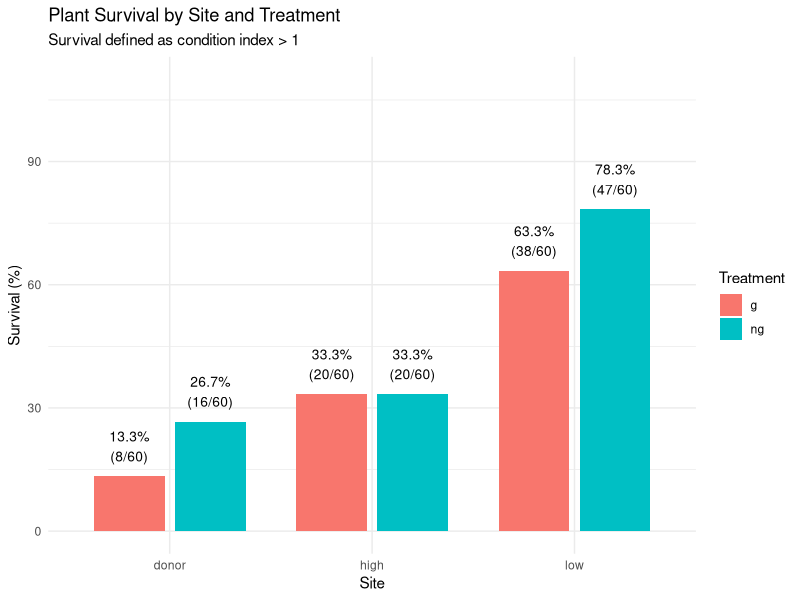
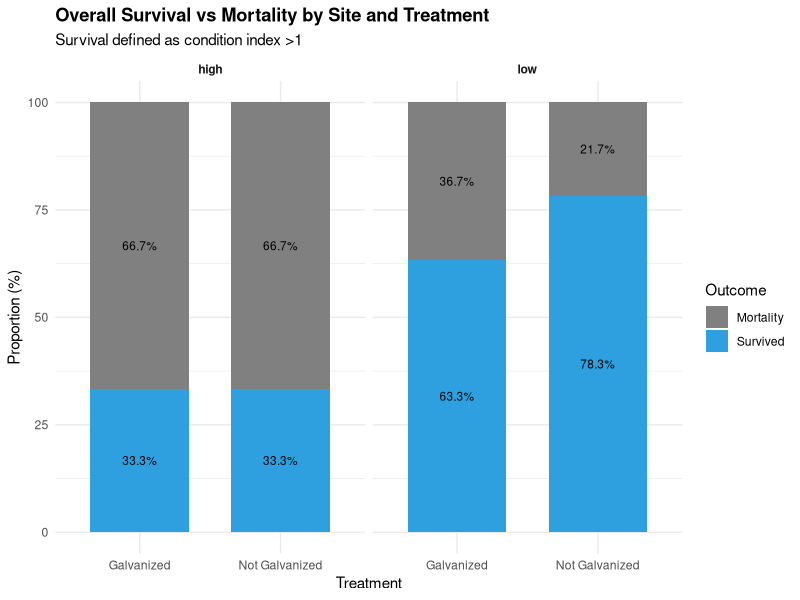
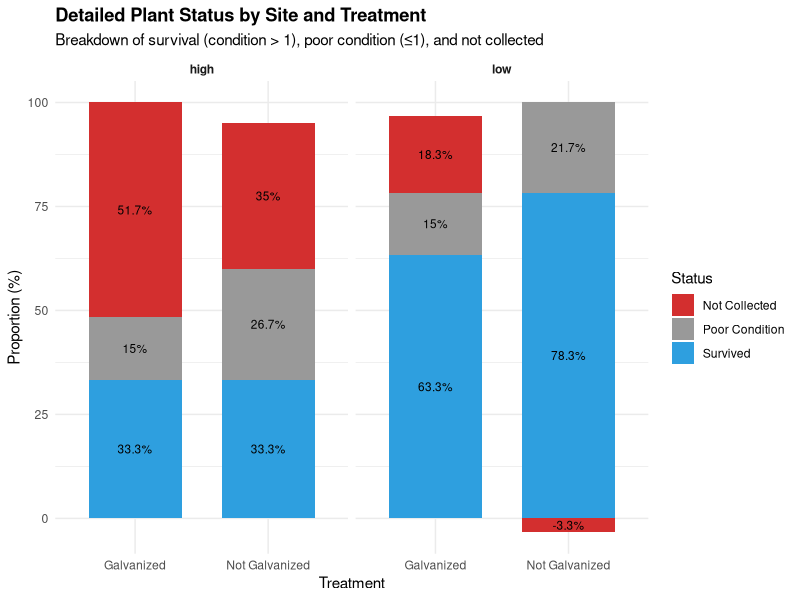

Write R code to recreate these figures, in order. (Note: this script raises an error after producing the figures.)
library(tidyverse)
library(dplyr)
library(readr)
library(ggplot2)
library(Matrix)
library(lme4)

#load data
growth<- read_csv("raw_data/plant_data.csv")

head(growth)

cond <- read.csv("raw_data/photo_data.csv")
head(cond)

# Join growth with selected columns from cond
growth_combined <- growth %>%
  left_join(cond %>% select(id, condition_index, cut_index), by = "id")

# Check the result
head(growth_combined)
colnames(growth_combined)

# Remove rows where plant was not colelcted (this should get rid of all condition Nas)
growth_clean <- growth_combined %>%
  filter(!is.na(collection_point), !is.na(g_ng), !is.na(site)) %>%
  filter(g_ng != "none") %>% #filter out the natural plants 
  filter(site %in% c("donor", "high", "low"))

#check that there are no na's in condition index
sum(is.na((growth_clean$condition_index)))
## 0 good

# see if there are duplicated IDs
duplicates <- growth_clean$id[duplicated(growth_clean$id)]
duplicates

# View all rows with duplicated IDs
growth_clean %>%
  filter(id %in% duplicates) %>%
  arrange(id)

##keep only the first occurrence of each duplicate ID using distinct():
growth_clean <- growth_clean %>%
  distinct(id, .keep_all = TRUE)

# see if it worked
duplicates <- growth_clean$id[duplicated(growth_clean$id)]
duplicates
##good ok we can move on

#Looking into dat more
# See all combinations of site and collection_point with counts
site_time_summary <- growth_clean %>%
  filter(!is.na(date_collected)) %>%
  count(site, collection_point) %>%
  arrange(site, collection_point)
site_time_summary

# Full summary with site, collection_point, and treatment
full_summary <- growth_clean %>%
  filter(!is.na(date_collected)) %>%
  count(site, collection_point, g_ng) %>%
  pivot_wider(
    names_from = g_ng,
    values_from = n,
    values_fill = 0) %>%
  arrange(site, collection_point)
print(full_summary)

# Calculate proportions collected at each site
# 60 galvinized (g) and 60 not galvanized (ng) planted at each experimental site

# Total by site (all time points combined)
total_by_site <- growth_clean %>%
  filter(!is.na(date_collected), !is.na(g_ng),
         site %in% c("high", "low", "donor"),
         collection_point %in% c("t1", "t2", "t3")) %>%
  count(site, g_ng) %>%
  mutate(
    planted = 60,
    total_collected = n,
    proportion = n / planted,
    percent = (n / planted) * 100) 
print(total_by_site)


# what about measurments
collection_summary <- growth_clean %>%
  group_by(site, g_ng) %>%
  summarise(
    n_collected = n(),
    n_with_length = sum(!is.na(length_measured)),
    n_rhizome_only = sum(length_measured == 0),
    .groups = "drop")
print(collection_summary)

# Survival based on condition index > 1
total_collected <- growth_clean %>%
  filter(!is.na(date_collected), !is.na(g_ng),
         site %in% c("high", "low", "donor"),
         collection_point %in% c("t1", "t2", "t3")) %>%
  group_by(site, g_ng) %>%
  summarise(
    total_collected = n(),
    cond_survived = sum(condition_index > 1, na.rm = TRUE),
    not_survived = sum(condition_index %in% c(0, 1), na.rm = TRUE),
    collected_poor = sum(condition_index %in% c(2, 3), na.rm = TRUE),
    with_shoots = sum(!is.na(length_measured) & length_measured > 0, na.rm = TRUE),
    rhizome_only = sum((is.na(length_measured) | length_measured == 0) & 
                         (!is.na(rhizome_weight) | !is.na(rhizome_length)), 
                       na.rm = TRUE),
    .groups = "drop") %>%
  mutate(
    not_collected = 60- total_collected, # there may be missing conditon photos so we will look purly at ones we have condition for for this
    not_survived = not_survived + not_collected,
    survived_porportion = cond_survived / 60,
    survival_rate = survived_porportion * 100,
    not_survived_rate = (not_survived / 60) * 100,
    with_shoot_rate = (with_shoots / 60) * 100,
    collection_rate = (total_collected / 60) * 100)
print(total_collected)



#Survival plot
survival_plot <- ggplot(total_collected, 
                        aes(x = site, y = survival_rate, fill = g_ng)) +
  geom_col(position = position_dodge(width = 0.8), width = 0.7) +
  geom_text(aes(label = paste0(round(survival_rate, 1), "%\n(", 
                               cond_survived, "/60)")),
            position = position_dodge(width = 0.8),
            vjust = -0.5, size = 3.5) +
  labs(title = "Plant Survival by Site and Treatment",
       subtitle = "Survival defined as condition index > 1",
       x = "Site",
       y = "Survival (%)",
       fill = "Treatment") +
  ylim(0, 110) +
  theme_minimal()
plot(survival_plot)

#donor site had many problems so we will just look at High and Low

# Filter out donor site 
survival <- total_collected %>%
  filter(site != "donor")
survival

# --- Survival vs Mortality (100%) ---
survival_simple <- survival %>%
  mutate(
    mortality = 60 - cond_survived,  # all others are mortality
    survived_prop = cond_survived / 60 * 100,
    mortality_prop = mortality / 60 * 100) %>%
  select(site, g_ng, survived_prop, mortality_prop) %>%
  pivot_longer(cols = c(survived_prop, mortality_prop),
               names_to = "status", values_to = "proportion") %>%
  mutate(
    status = factor(status,
                    levels = c("mortality_prop", "survived_prop"),
                    labels = c("Mortality", "Survived")))

ggplot(survival_simple,
       aes(x = g_ng, y = proportion, fill = status)) +
  geom_col(width = 0.7, position = "stack") +
  geom_text(aes(label = paste0(round(proportion, 1), "%")),
            position = position_stack(vjust = 0.5), size = 3) +
  facet_wrap(~ site) +
  scale_fill_manual(values = c("Mortality" = "#808080",
                               "Survived" = "#2E9FDF")) +
  scale_x_discrete(labels = c("g" = "Galvanized", "ng" = "Not Galvanized")) +
  labs(title = "Overall Survival vs Mortality by Site and Treatment",
       subtitle = "Survival defined as condition index >1",
       x = "Treatment", y = "Proportion (%)",
       fill = "Outcome") +
  theme_minimal() +
  theme(plot.title = element_text(face = "bold"),
        strip.text = element_text(face = "bold"))


# --- Detailed breakdown: Survived, Poor Condition, Not Collected ---
survival_detailed <- survival %>%
  select(site, g_ng, cond_survived, not_survived, not_collected) %>%
  mutate(
    collected_poor = not_survived - not_collected  # poor condition = died but were collected
  ) %>%
  select(site, g_ng, cond_survived, collected_poor, not_collected) %>%
  pivot_longer(
    cols = c(cond_survived, collected_poor, not_collected),
    names_to = "status",
    values_to = "count") %>%
  mutate(
    proportion = count / 60 * 100,
    status = factor(
      status,
      levels = c("not_collected", "collected_poor", "cond_survived"),
      labels = c("Not Collected", "Poor Condition", "Survived")))

ggplot(survival_detailed,
       aes(x = g_ng, y = proportion, fill = status)) +
  geom_col(width = 0.7, position = "stack") +
  geom_text(aes(label = paste0(round(proportion, 1), "%")),
            position = position_stack(vjust = 0.5), size = 3) +
  facet_wrap(~ site) +
  scale_fill_manual(values = c(
    "Not Collected" = "#D32F2F",
    "Poor Condition" = "grey60",
    "Survived" = "#2E9FDF")) +
  scale_x_discrete(labels = c("g" = "Galvanized", "ng" = "Not Galvanized")) +
  labs(title = "Detailed Plant Status by Site and Treatment",
       subtitle = "Breakdown of survival (condition > 1), poor condition (≤1), and not collected",
       x = "Treatment", y = "Proportion (%)",
       fill = "Status") +
  theme_minimal() +
  theme(plot.title = element_text(face = "bold"),
        strip.text = element_text(face = "bold"))


#_______________________________________________________
#TRYING STATS

# GLM with binomial family (logistic regression)
# Testing for effects of site, treatment, and their interaction
mod1 <- glm(cbind(cond_survived, collected_poor + not_collected) ~ 
              site * g_ng,
            data = survival,
            family = binomial(link = "logit"))

# View results
summary(mod1)

# Test significance of factors
Anova(mod1, type = "III")

# Check model fit
1 - pchisq(mod1$deviance, mod1$df.residual)  # p > 0.05 indicates good fit


mod2 <- glm(cbind(cond_survived, collected_poor + not_collected) ~ g_ng,
            data = survival,
            family = binomial(link = "logit"))
summary(mod2)

# Test significance of factors
Anova(mod2, type = "III")

# Check model fit
1 - pchisq(mod2$deviance, mod1$df.residual)  # p > 0.05 indicates good fit

#_________________________________________________________________________

#oTHER WAYS TO LOOK AT DATA################################################

# Calculate survival data
survival_data <- growth_clean %>%
  filter(!is.na(date_collected), !is.na(g_ng),
         site %in% c("high", "low", "donor"),
         collection_point %in% c("t1", "t2", "t3")) %>%
  group_by(site, g_ng) %>%
  summarise(
    cond_survived = sum(condition_index >= 2, na.rm = TRUE),
    total_collected = n(),
    .groups = "drop"
  ) %>%
  mutate(
    not_survived = 60 - cond_survived,
    survived_pct = (cond_survived / 60) * 100,
    not_survived_pct = (not_survived / 60) * 100)

# Create the plot
survival_plot <- ggplot(survival_data, 
                        aes(x = site, y = survived_pct, fill = g_ng)) +
  geom_col(position = position_dodge(width = 0.9), width = 0.8) +
  geom_hline(yintercept = 60, linetype = "dotted", color = "gray20", linewidth = 1) +
  geom_text(aes(label = paste0(cond_survived, "/60")), 
            position = position_dodge(width = 0.9), 
            vjust = 1.5, 
            size = 3.5,
            color = "white",
            fontface = "bold") +
  geom_text(aes(label = paste0("(", round(survived_pct, 1), "%)")), 
            position = position_dodge(width = 0.9), 
            vjust = -0.5, 
            size = 3) +
  scale_fill_manual(values = c("g" = "#F8766D", "ng" = "#00BFC4"),
                    labels = c("g" = "Galvanized", "ng" = "Non-Galvanized"),
                    name = "Treatment") +
  labs(title = "Plant Survival by Site and Treatment",
       subtitle = "Survival based on condition index ≥2 (n=60 planted per treatment per site)",
       x = "Site",
       y = "Survival Rate (%)") +
  scale_y_continuous(limits = c(0, 110), breaks = seq(0, 100, 20)) +
  scale_x_discrete(labels = c("donor" = "Donor", "high" = "High", "low" = "Low")) +
  theme_minimal() +
  theme(
    plot.title = element_text(size = 16, face = "bold", hjust = 0.5),
    plot.subtitle = element_text(size = 11, hjust = 0.5, color = "gray40"),
    axis.title = element_text(size = 12, face = "bold"),
    axis.text = element_text(size = 11),
    legend.position = "top",
    legend.title = element_text(size = 11, face = "bold"),
    legend.text = element_text(size = 10),
    panel.grid.minor = element_blank())

plot(survival_plot)

# Alternative: Show both survived and not survived side by side
survival_comparison <- survival_data %>%
  select(site, g_ng, cond_survived, not_survived) %>%
  pivot_longer(
    cols = c(cond_survived, not_survived),
    names_to = "status",
    values_to = "count") %>%
  mutate(
    percentage = (count / 60) * 100,
    status = factor(status, 
                    levels = c("cond_survived", "not_survived"),
                    labels = c("Survived", "Not Survived")))

comparison_plot <- ggplot(survival_comparison, 
                          aes(x = site, y = count, fill = g_ng)) +
  geom_col(position = position_dodge(width = 0.9), width = 0.8) +
  geom_text(aes(label = count), 
            position = position_dodge(width = 0.9), 
            vjust = -0.5, 
            size = 3.5,
            fontface = "bold") +
  facet_wrap(~ status) +
  scale_fill_manual(values = c("g" = "#F8766D", "ng" = "#00BFC4"),
                    labels = c("g" = "Galvanized", "ng" = "Non-Galvanized"),
                    name = "Treatment") +
  labs(title = "Plant Survival Status by Site and Treatment",
       subtitle = "Survival = condition index ≥2, out of 60 planted per treatment per site",
       x = "Site",
       y = "Number of Plants") +
  scale_x_discrete(labels = c("donor" = "Donor", "high" = "High", "low" = "Low")) +
  theme_minimal() +
  theme(
    plot.title = element_text(size = 14, face = "bold", hjust = 0.5),
    plot.subtitle = element_text(size = 10, hjust = 0.5),
    axis.title = element_text(size = 12, face = "bold"),
    legend.position = "top",
    strip.text = element_text(size = 12, face = "bold"))

plot(comparison_plot)

